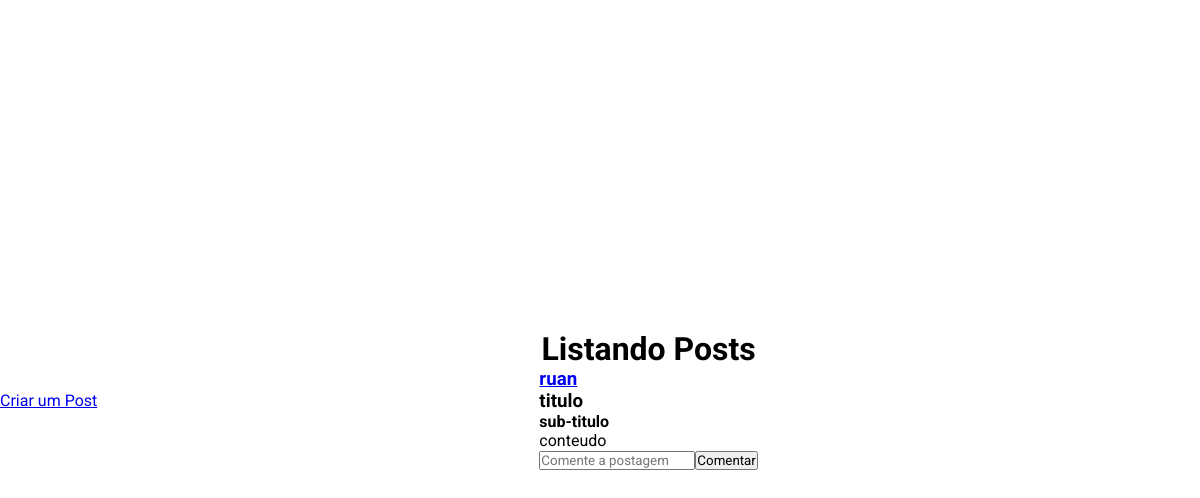
The page / (signed in) on the database as committed earlier.
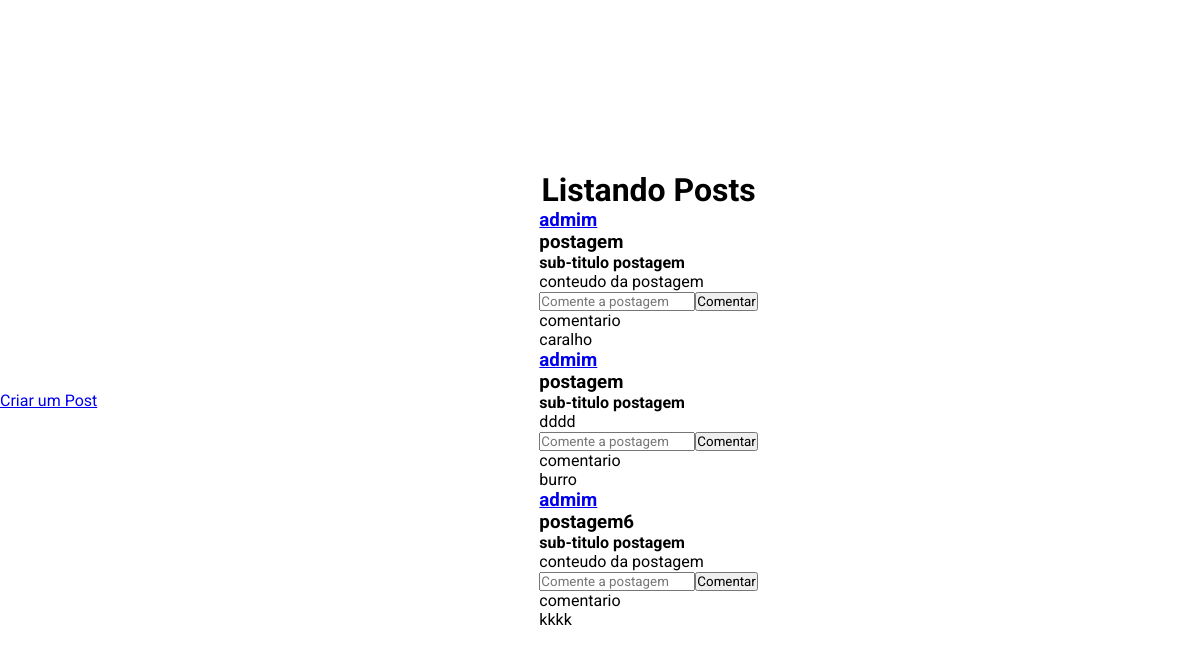
The same page on the database as committed later.
### tables this page shows
CREATE TABLE `ruan_user` (
  `id` int(11) NOT NULL,
  `name` varchar(100) NOT NULL,
  `email` varchar(100) NOT NULL,
  `password` varchar(50) NOT NULL,
  `question` varchar(8) NOT NULL,
  `response` varchar(50) NOT NULL,
  `is_admin` tinyint(1) NOT NULL DEFAULT 0,
  `created_at` timestamp NULL DEFAULT current_timestamp()
);

CREATE TABLE `ruan_post` (
  `id` int(11) NOT NULL,
  `title` varchar(100) NOT NULL,
  `sub_title` varchar(50) NOT NULL,
  `content` varchar(300) NOT NULL,
  `publisher_id` int(11) NOT NULL,
  `created_at` timestamp NOT NULL DEFAULT current_timestamp()
);

CREATE TABLE `ruan_comment` (
  `id` int(11) NOT NULL,
  `content` varchar(150) NOT NULL,
  `publisher_id` int(11) NOT NULL,
  `post_id` int(11) NOT NULL,
  `created_at` timestamp NOT NULL DEFAULT current_timestamp()
);

### index.php (the view, shortened to what this page needs)
<?php
    require("./components/header.php");
    global $connection;
    $sql_get_posts = "SELECT * FROM ruan_post";
    $post_response = mysqli_query($connection, $sql_get_posts);
    $sql_get_comments = "SELECT * FROM ruan_comment";
    $comment_response = mysqli_query($connection, $sql_get_comments);
    $sql_get_users = "SELECT * FROM ruan_user";
    $user_response = mysqli_query($connection, $sql_get_users);
?>
<h1>Listando Posts</h1>
<?php
    while ($row = mysqli_fetch_array($post_response)) {
        echo "<div>";
            while ($publisher = mysqli_fetch_assoc($user_response)) {
                if($publisher["id"] == $row["publisher_id"]) {
                    echo "<h3><a href='profile.php?id=".$publisher["id"]."'>".$publisher["name"]."</a></h3>";
                }
            }
            $user_response = mysqli_query($connection, $sql_get_users);
            echo "<h3>".$row["title"]."</h3>";
            echo "<h4>".$row["sub_title"]."</h4>";
            echo "<p>".$row["content"]."</p>";
            echo "<form action='./validation/createComment.php' method='POST'>";
                echo "<input required type='text' name='comment' id='comment' placeholder='Comente a postagem'>";
                echo "<input type='submit' value='Comentar'>";
            echo "</form>";
            while ($comment = mysqli_fetch_array($comment_response)) {
                if($comment["post_id"] == $row["id"]) {
                    echo "<p?>".$comment["content"]."</p>";
                }
            }
            $comment_response = mysqli_query($connection, $sql_get_comments);
        echo "</div>";
    }
?>
<?php
    require("./components/footer.php");
?>

### components/header.php (shortened to what this page needs)
<!DOCTYPE html>
<html lang="pt-BR">
    <head>
        <link rel="stylesheet" href="./styles/style.css">
    </head>
    <body>
        <?php
            if($_SESSION['login'] ?? false){
                if(!str_contains($_SERVER["REQUEST_URI"], "login.php") AND !str_contains($_SERVER["REQUEST_URI"], "register.php")){
                    echo "<div class='sideMenu-container'>";
                    echo "<a href='./postCreate.php'> Criar um Post </a>";
                    echo "</div>";
                };
            } elseif (!str_contains($_SERVER["REQUEST_URI"], "login.php")) {
                header("location:./login.php");
            }
        ?>
        <div class="main-container">

### components/footer.php
        </div>
    </body>
</html>

### styles/style.css (style rules this page uses)
:root { --White: #FFFFFF; --Black: #000000; }
* { margin: 0; padding: 0; box-sizing: border-box; font-family: 'Roboto', sans-serif; }
html, body { height: 100%; }
body { display: flex; }
.sideMenu-container { display: flex; align-items: center; }
.main-container { display: flex; flex: 1; flex-direction: column; align-items: center; justify-content: center; }

Rows that differ between the two databases and show on the page:
removed ruan_post: title "titulo", sub_title "sub-titulo", content "conteudo"
no longer on this page (row unchanged): ruan_user: name "ruan", shown under "titulo"
added ruan_post: title "postagem", sub_title "sub-titulo postagem", content "conteudo da postagem"
now on this page (row edited): ruan_user: name "admim"
added ruan_comment: content "comentario", shown under "postagem"
added ruan_comment: content "caralho", shown under "postagem"
added ruan_post: title "postagem", sub_title "sub-titulo postagem", content "dddd"
added ruan_comment: content "comentario", shown under "postagem"
added ruan_comment: content "burro", shown under "postagem"
added ruan_post: title "postagem6", sub_title "sub-titulo postagem", content "conteudo da postagem"
added ruan_comment: content "comentario", shown under "postagem6"
added ruan_comment: content "kkkk", shown under "postagem6"
